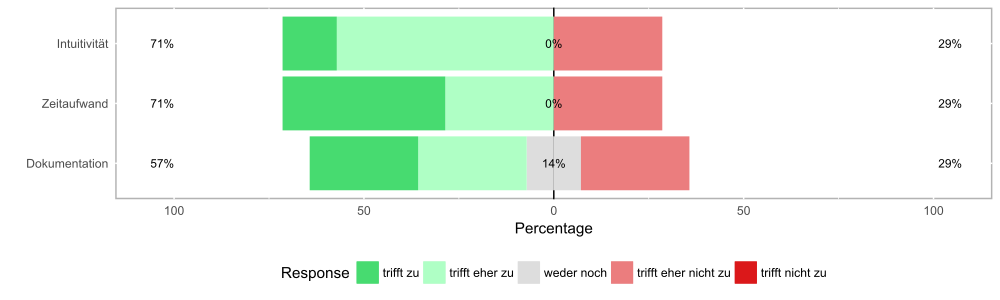

Recreate this plot in R.
scenario3 = "
Dokumentation Zeitaufwand Intuitivität
3 2 2
2 1 2
2 2 1
4 4 4
1 1 2
4 4 4
1 1 2
"

#I Z D
#2 2 3
#2 1 2
#1 2 2
#4 4 4
#2 1 1
#4 4 4
#2 1 1

Data = read.table(text=scenario3,header=TRUE)
Data[Data==1] <- "trifft zu"
Data[Data==2] <- "trifft eher zu"
Data[Data==3] <- "weder noch"
Data[Data==4] <- "trifft eher nicht zu"
Data[Data==5] <- "trifft nicht zu"


### Change Likert scores to factor and specify levels

l = c("trifft zu", "trifft eher zu", "weder noch", "trifft eher nicht zu", "trifft nicht zu")
#l = c("1", "2", "3", "4", "5")

Data$Intuitivität = factor(Data$Intuitivität,
                       levels = l,
                       ordered = TRUE)

Data$Zeitaufwand = factor(Data$Zeitaufwand,
                       levels = l,
                       ordered = TRUE)

Data$Dokumentation = factor(Data$Dokumentation,
                       levels = l,
                       ordered = TRUE)

library(likert)
result = likert(Data)

colors = c('#47DB70', '#AFFFC5', '#DDDDDD', '#EB7D7E', '#DB181A')

plot(result, type="bar", col=colors)
